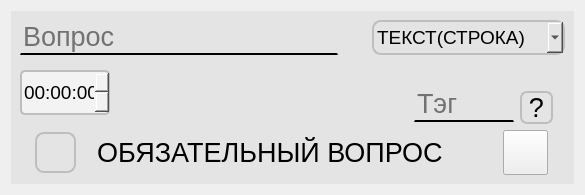
                  <widget class="QWidget" name="page_3">
                   <layout class="QVBoxLayout" name="verticalLayout_36">
                    <item>
                     <layout class="QHBoxLayout" name="horizontalLayout_96">
                      <item>
                       <widget class="QWidget" name="widget_15" native="true">
                        <property name="maximumSize">
                         <size>
                          <width>900</width>
                          <height>400</height>
                         </size>
                        </property>
                        <property name="styleSheet">
                         <string notr="true">#widget_15 {
background-color: rgb(228, 228, 228)
}</string>
                        </property>
                        <layout class="QVBoxLayout" name="verticalLayout_34">
                         <property name="sizeConstraint">
                          <enum>QLayout::SetDefaultConstraint</enum>
                         </property>
                         <item>
                          <layout class="QHBoxLayout" name="horizontalLayout_84">
                           <item>
                            <layout class="QHBoxLayout" name="horizontalLayout_85">
                             <item>
                              <widget class="QLineEdit" name="Vopros_8">
                               <property name="maximumSize">
                                <size>
                                 <width>425</width>
                                 <height>60</height>
                                </size>
                               </property>
                               <property name="font">
                                <font>
                                 <pointsize>20</pointsize>
                                </font>
                               </property>
                               <property name="styleSheet">
                                <string notr="true">border-top: 0px solid;
border-bottom: 2px solid;
background-color: rgb(228, 228, 228);</string>
                               </property>
                               <property name="alignment">
                                <set>Qt::AlignBottom|Qt::AlignLeading|Qt::AlignLeft</set>
                               </property>
                               <property name="placeholderText">
                                <string>Вопрос</string>
                               </property>
                              </widget>
                             </item>
                             <item>
                              <layout class="QHBoxLayout" name="horizontalLayout_86">
                               <property name="leftMargin">
                                <number>28</number>
                               </property>
                               <item>
                                <widget class="QComboBox" name="comboBox_10">
                                 <property name="maximumSize">
                                  <size>
                                   <width>220</width>
                                   <height>80</height>
                                  </size>
                                 </property>
                                 <property name="font">
                                  <font>
                                   <pointsize>14</pointsize>
                                  </font>
                                 </property>
                                 <property name="styleSheet">
                                  <string notr="true">#comboBox_10 {
border: 2px solid;
border-radius: 9px;
border-color:rgb(190, 190, 190) ;
background-color: rgb(228, 228, 228);
}
#comboBox_10:hover {
background-color: rgb(219, 219, 219);
}
#comboBox_10:pressed { 
background-color:rgb(219, 219, 219);
}
</string>
                                 </property>
                                 <item>
                                  <property name="text">
                                   <string>ТЕКСТ(СТРОКА)</string>
                                  </property>
                                 </item>
                                 <item>
                                  <property name="text">
                                   <string>ТЕКСТ(АБЗАЦ)</string>
                                  </property>
                                 </item>
                                 <item>
                                  <property name="text">
                                   <string>ОДИН ИЗ СПИСКА</string>
                                  </property>
                                 </item>
                                 <item>
                                  <property name="text">
                                   <string>МН. ИЗ СПИСКА</string>
                                  </property>
                                 </item>
                                 <item>
                                  <property name="text">
                                   <string>РАСКР. СПИСОК</string>
                                  </property>
                                 </item>
                                 <item>
                                  <property name="text">
                                   <string>ШКАЛА</string>
                                  </property>
                                 </item>
                                 <item>
                                  <property name="text">
                                   <string>ДАТА</string>
                                  </property>
                                 </item>
                                 <item>
                                  <property name="text">
                                   <string>ВРЕМЯ</string>
                                  </property>
                                 </item>
                                </widget>
                               </item>
                              </layout>
                             </item>
                            </layout>
                           </item>
                          </layout>
                         </item>
                         <item>
                          <layout class="QHBoxLayout" name="horizontalLayout_87">
                           <item>
                            <layout class="QHBoxLayout" name="horizontalLayout_88"/>
                           </item>
                           <item>
                            <layout class="QHBoxLayout" name="horizontalLayout_89">
                             <property name="rightMargin">
                              <number>298</number>
                             </property>
                             <item>
                              <widget class="QTimeEdit" name="timeEdit">
                               <property name="maximumSize">
                                <size>
                                 <width>90</width>
                                 <height>45</height>
                                </size>
                               </property>
                               <property name="font">
                                <font>
                                 <pointsize>14</pointsize>
                                </font>
                               </property>
                               <property name="styleSheet">
                                <string notr="true">#timeEdit {
border: 2px solid;
border-radius: 5px;
border-color:rgb(190, 190, 190) ;
background-color:rgb(243, 243, 243);
}
#timeEdit:hover {
background-color: rgb(243, 243, 243);
}
#timeEdit:pressed { 
background-color:rgb(243, 243, 243);
}
</string>
                               </property>
                              </widget>
                             </item>
                            </layout>
                           </item>
                           <item>
                            <layout class="QHBoxLayout" name="horizontalLayout_90">
                             <item>
                              <widget class="QLineEdit" name="Tag_8">
                               <property name="maximumSize">
                                <size>
                                 <width>100</width>
                                 <height>60</height>
                                </size>
                               </property>
                               <property name="font">
                                <font>
                                 <pointsize>20</pointsize>
                                </font>
                               </property>
                               <property name="styleSheet">
                                <string notr="true">border-top: 0px solid;
border-bottom: 2px solid;
background-color: rgb(228, 228, 228);</string>
                               </property>
                               <property name="alignment">
                                <set>Qt::AlignBottom|Qt::AlignLeading|Qt::AlignLeft</set>
                               </property>
                               <property name="placeholderText">
                                <string>Тэг</string>
                               </property>
                              </widget>
                             </item>
                             <item>
                              <layout class="QVBoxLayout" name="verticalLayout_35">
                               <item>
                                <spacer name="verticalSpacer_8">
                                 <property name="orientation">
                                  <enum>Qt::Vertical</enum>
                                 </property>
                                 <property name="sizeType">
                                  <enum>QSizePolicy::Fixed</enum>
                                 </property>
                                 <property name="sizeHint" stdset="0">
                                  <size>
                                   <width>45</width>
                                   <height>30</height>
                                  </size>
                                 </property>
                                </spacer>
                               </item>
                               <item>
                                <widget class="QPushButton" name="Button_Question_8">
                                 <property name="maximumSize">
                                  <size>
                                   <width>33</width>
                                   <height>33</height>
                                  </size>
                                 </property>
                                 <property name="font">
                                  <font>
                                   <pointsize>20</pointsize>
                                  </font>
                                 </property>
                                 <property name="styleSheet">
                                  <string notr="true">#Button_Question_8 {
border: 2px solid;
border-radius: 7px;
border-color:rgb(190, 190, 190);
background-color: rgb(228, 228, 228);
}
#Button_Question_8:hover {
background-color:rgb(219, 219, 219);
}
#Button_Question_8:pressed { 
background-color:rgb(204, 204, 204);
}</string>
                                 </property>
                                 <property name="text">
                                  <string>?</string>
                                 </property>
                                </widget>
                               </item>
                              </layout>
                             </item>
                            </layout>
                           </item>
                          </layout>
                         </item>
                         <item>
                          <layout class="QHBoxLayout" name="horizontalLayout_91">
                           <item>
                            <widget class="QPushButton" name="Button_Copy_8">
                             <property name="maximumSize">
                              <size>
                               <width>41</width>
                               <height>41</height>
                              </size>
                             </property>
                             <property name="styleSheet">
                              <string notr="true">#Button_Copy_8 {
border: 2px solid;
border-radius: 9px;
border-color:rgb(190, 190, 190);
background-color: rgb(228, 228, 228);
}
#Button_Copy_8:hover {
background-color:rgb(219, 219, 219);
}
#Button_Copy_8:pressed { 
background-color:rgb(204, 204, 204);
}
</string>
                             </property>
                             <property name="text">
                              <string/>
                             </property>
                             <property name="icon">
                              <iconset>
                               <normaloff>../../../../../1621635.png</normaloff>../../../../../1621635.png</iconset>
                             </property>
                            </widget>
                           </item>
                           <item>
                            <layout class="QHBoxLayout" name="horizontalLayout_92">
                             <item>
                              <widget class="QLabel" name="Obyazatelny_vopros_8">
                               <property name="maximumSize">
                                <size>
                                 <width>400</width>
                                 <height>34</height>
                                </size>
                               </property>
                               <property name="font">
                                <font>
                                 <pointsize>20</pointsize>
                                </font>
                               </property>
                               <property name="text">
                                <string>ОБЯЗАТЕЛЬНЫЙ ВОПРОС</string>
                               </property>
                              </widget>
                             </item>
                             <item>
                              <widget class="QWidget" name="widget_16" native="true">
                               <property name="minimumSize">
                                <size>
                                 <width>45</width>
                                 <height>45</height>
                                </size>
                               </property>
                               <property name="maximumSize">
                                <size>
                                 <width>45</width>
                                 <height>45</height>
                                </size>
                               </property>
                               <widget class="QPushButton" name="pushButton_16">
                                <property name="geometry">
                                 <rect>
                                  <x>0</x>
                                  <y>0</y>
                                  <width>45</width>
                                  <height>45</height>
                                 </rect>
                                </property>
                                <property name="maximumSize">
                                 <size>
                                  <width>45</width>
                                  <height>45</height>
                                 </size>
                                </property>
                                <property name="text">
                                 <string/>
                                </property>
                               </widget>
                               <widget class="QPushButton" name="pushButton_17">
                                <property name="geometry">
                                 <rect>
                                  <x>0</x>
                                  <y>0</y>
                                  <width>45</width>
                                  <height>45</height>
                                 </rect>
                                </property>
                                <property name="maximumSize">
                                 <size>
                                  <width>45</width>
                                  <height>45</height>
                                 </size>
                                </property>
                                <property name="text">
                                 <string/>
                                </property>
                                <property name="icon">
                                 <iconset>
                                  <normaloff>../../../../../png-clipart-check-mark-computer-icons-symbol-miscellaneous-angle.png</normaloff>../../../../../png-clipart-check-mark-computer-icons-symbol-miscellaneous-angle.png</iconset>
                                </property>
                               </widget>
                              </widget>
                             </item>
                            </layout>
                           </item>
                          </layout>
                         </item>
                        </layout>
                       </widget>
                      </item>
                     </layout>
                    </item>
                   </layout>
                  </widget>
